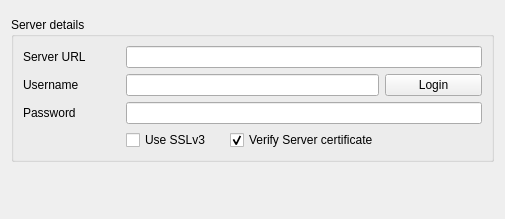
<?xml version="1.0" encoding="UTF-8"?>
<ui version="4.0">
 <class>SubsonicSettingsPage</class>
 <widget class="QWidget" name="SubsonicSettingsPage">
  <property name="geometry">
   <rect>
    <x>0</x>
    <y>0</y>
    <width>505</width>
    <height>219</height>
   </rect>
  </property>
  <property name="windowTitle">
   <string>Subsonic</string>
  </property>
  <layout class="QVBoxLayout" name="verticalLayout">
   <item>
    <widget class="LoginStateWidget" name="login_state" native="true"/>
   </item>
   <item>
    <widget class="QGroupBox" name="server_group">
     <property name="title">
      <string>Server details</string>
     </property>
     <layout class="QGridLayout" name="gridLayout">
      <item row="0" column="0">
       <widget class="QLabel" name="server_label">
        <property name="text">
         <string>Server URL</string>
        </property>
       </widget>
      </item>
      <item row="1" column="0">
       <widget class="QLabel" name="username_label">
        <property name="text">
         <string>Username</string>
        </property>
       </widget>
      </item>
      <item row="2" column="0">
       <widget class="QLabel" name="password_label">
        <property name="text">
         <string>Password</string>
        </property>
       </widget>
      </item>
      <item row="2" column="1" colspan="3">
       <widget class="QLineEdit" name="password">
        <property name="echoMode">
         <enum>QLineEdit::Password</enum>
        </property>
       </widget>
      </item>
      <item row="1" column="1" colspan="2">
       <widget class="QLineEdit" name="username"/>
      </item>
      <item row="0" column="1" colspan="3">
       <widget class="QLineEdit" name="server"/>
      </item>
      <item row="3" column="1">
       <widget class="QCheckBox" name="usesslv3">
        <property name="text">
         <string>Use SSLv3</string>
        </property>
       </widget>
      </item>
      <item row="3" column="2">
       <widget class="QCheckBox" name="verifycert">
        <property name="text">
         <string>Verify Server certificate</string>
        </property>
        <property name="checked">
         <bool>true</bool>
        </property>
       </widget>
      </item>
      <item row="1" column="3">
       <widget class="QPushButton" name="login">
        <property name="text">
         <string>Login</string>
        </property>
       </widget>
      </item>
     </layout>
    </widget>
   </item>
   <item>
    <spacer name="verticalSpacer">
     <property name="orientation">
      <enum>Qt::Vertical</enum>
     </property>
     <property name="sizeHint" stdset="0">
      <size>
       <width>20</width>
       <height>40</height>
      </size>
     </property>
    </spacer>
   </item>
  </layout>
 </widget>
 <customwidgets>
  <customwidget>
   <class>LoginStateWidget</class>
   <extends>QWidget</extends>
   <header>widgets/loginstatewidget.h</header>
   <container>1</container>
  </customwidget>
 </customwidgets>
 <tabstops>
  <tabstop>server</tabstop>
  <tabstop>username</tabstop>
  <tabstop>password</tabstop>
  <tabstop>usesslv3</tabstop>
  <tabstop>login</tabstop>
 </tabstops>
 <resources/>
 <connections/>
</ui>
